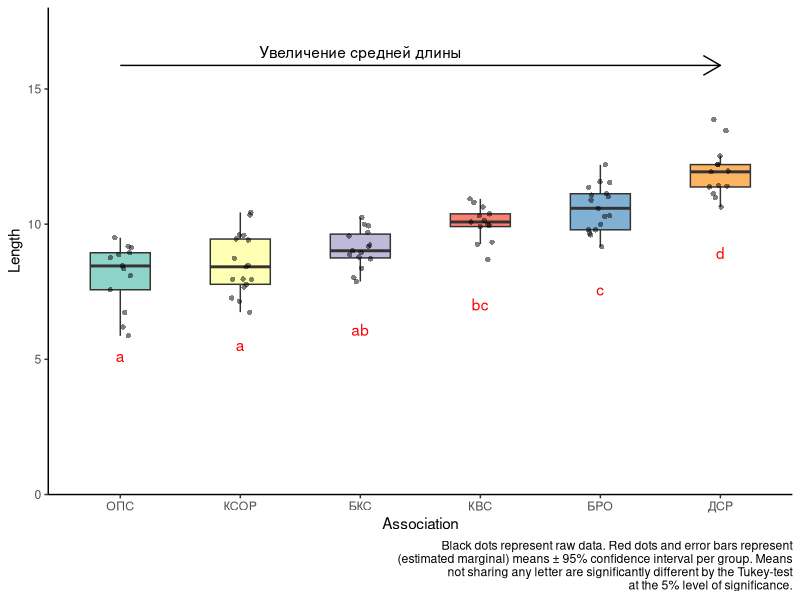

Here is the R script that generated this plot:
## ---- chunk 1
library(readxl)
hw2_data <- read_excel("hw2.shelepin.data.xlsx", 
    sheet = "carab")
summary(hw2_data)
## ---- chunk 2
library(dplyr)

result <- hw2_data %>%
  group_by(association) %>%
  summarise(
    Среднее = mean(length),
    Дисперсия = var(length),
    Стандартное_отклонение = sd(length),
    Объем_выборки = n(),
    Минимум = min(length),
    Максимум = max(length)
  )

# Вывод результата
print(result)
## ---- chunk 3
# Рассчитаем средние значения для каждой ассоциации
means <- aggregate(length ~ association, data = hw2_data, FUN = mean)
means <- means[order(means$length), ]  # сортируем по возрастанию средних

# Создаем словарь сокращений
abbreviations <- c(
  "Березняк разнотравно-осоковый" = "БРО",
  "Кленовник снытево-осоково-разнотравный" = "КСОР",
  "Буковник копытне-снытевый" = "БКС",
  "Осинник подмаренниково-снытевый" = "ОПС",
  "Дубняк снытево-разнотравный" = "ДСР",
  "Кленовник высокотравно-снытевый" = "КВС"
)

# Создаем новый фактор с правильным порядком и сокращениями
hw2_data$association_new <- factor(hw2_data$association, 
                           levels = means$association,
                           labels = abbreviations[means$association])

# Проверяем результат
levels(hw2_data$association_new)  # покажет новые уровни фактора в правильном порядке
## ---- chunk 4
result <- hw2_data %>%
  group_by(association_new) %>%
  summarise(
    Среднее = mean(length),
    Дисперсия = var(length),
    Стандартное_отклонение = sd(length),
    Объем_выборки = n(),
    Минимум = min(length),
    Максимум = max(length)
  )

# Вывод результата
print(result)
## ---- chunk 5
# Создаем модель дисперсионного анализа
fit <- lm(length ~ association_new, data = hw2_data)

# Выводим результаты
summary(fit)
## ---- chunk 6
# Получаем остатки из модели
residuals <- residuals(fit)

# 1. Критерий Шапиро-Уилка
shapiro_test <- shapiro.test(residuals)

# 2. Критерий Колмогорова-Смирнова
# Сначала стандартизируем остатки
standardized_residuals <- scale(residuals)
ks_test <- ks.test(standardized_residuals, "pnorm")

# 3. Критерий Андерсона-Дарлинга
library(nortest)
ad_test <- ad.test(residuals)
## ---- chunk 7
# Выводим результаты
cat("Тест Шапиро-Уилка: p =", shapiro_test$p.value, "\n")
## ---- chunk 8
# Выводим результаты
cat("Тест Колмогорова-Смирнова: p =", ks_test$p.value, "\n")
## ---- chunk 9
# Выводим результаты
cat("Тест Андерсона-Дарлинга: p =", ad_test$p.value, "\n")
## ---- chunk 10
library(car)
leveneTest(length ~ association_new, hw2_data)
## ---- chunk 11
anova(fit)
## ---- chunk 12
pairwise.t.test(hw2_data$length, hw2_data$association_new)
## ---- chunk 13
library(emmeans)
library(multcomp)
library(multcompView)

# set up model
model <- lm(length ~ association_new, data = hw2_data)

# get (adjusted) weight means per group
model_means <- emmeans(object = model,
                       specs = "association_new")

# add letters to each mean
model_means_cld <- cld(object = model_means,
                       Letters = letters,
                       alpha = 0.05)

# show output
model_means_cld
## ---- chunk 14
library(tidyverse) # ggplot & helper functions
library(scales)    # more helper functions

# optional: sort factor levels of groups column according to highest mean

# ...in means table
model_means_cld <- model_means_cld %>% 
  mutate(association_new = fct_reorder(association_new, emmean))

# ...in data table
hw2_data <- hw2_data %>% 
  mutate(association_new = fct_relevel(association_new, levels(model_means_cld$association_new)))

# base plot setup
ggplot() +
  # y-axis
  scale_y_continuous(
    name = "Length",
    limits = c(0, NA),
    breaks = pretty_breaks(),
    expand = expansion(mult = c(0,0.1))
  ) +
  # x-axis
  scale_x_discrete(
    name = "Association"
  ) +
  # general layout
  theme_classic() +
  # colored boxplots (вместо черного)
  geom_boxplot(
    data = hw2_data,
    aes(y = length, x = association_new, fill = association_new),
    width = 0.5,
    outlier.shape = NA
  ) +
  # добавляем цветовую палитру
  scale_fill_brewer(palette = "Set3") +
  # black data points
  geom_point(
    data = hw2_data,
    aes(y = length, x = association_new),
    shape = 16,
    alpha = 0.5,
    position = position_jitter(width = 0.1)
  ) +
  # red letters
  geom_text(
    data = model_means_cld,
    aes(
      y = emmean,
      x = association_new,
      label = str_trim(.group)
    ),
    position = position_nudge(x = 0, y = -3),
    hjust = 0.5,
    color = "red"
  ) +
  # добавляем стрелку сверху
  annotate("segment", 
           x = 1, 
           xend = length(unique(hw2_data$association_new)), 
           y = max(hw2_data$length) + 2, 
           yend = max(hw2_data$length) + 2,
           arrow = arrow(length = unit(0.5, "cm"))) +
  annotate("text", 
           x = length(unique(hw2_data$association_new))/2, 
           y = max(hw2_data$length) + 2.5,
           label = "Увеличение средней длины") +
  # убираем легенду
  theme(legend.position = "none") +
  # caption
  labs(
    caption = str_wrap("Black dots represent raw data. Red dots and error bars represent (estimated marginal) means ± 95% confidence interval per group. Means not sharing any letter are significantly different by the Tukey-test at the 5% level of significance.", width = 70)
  )
